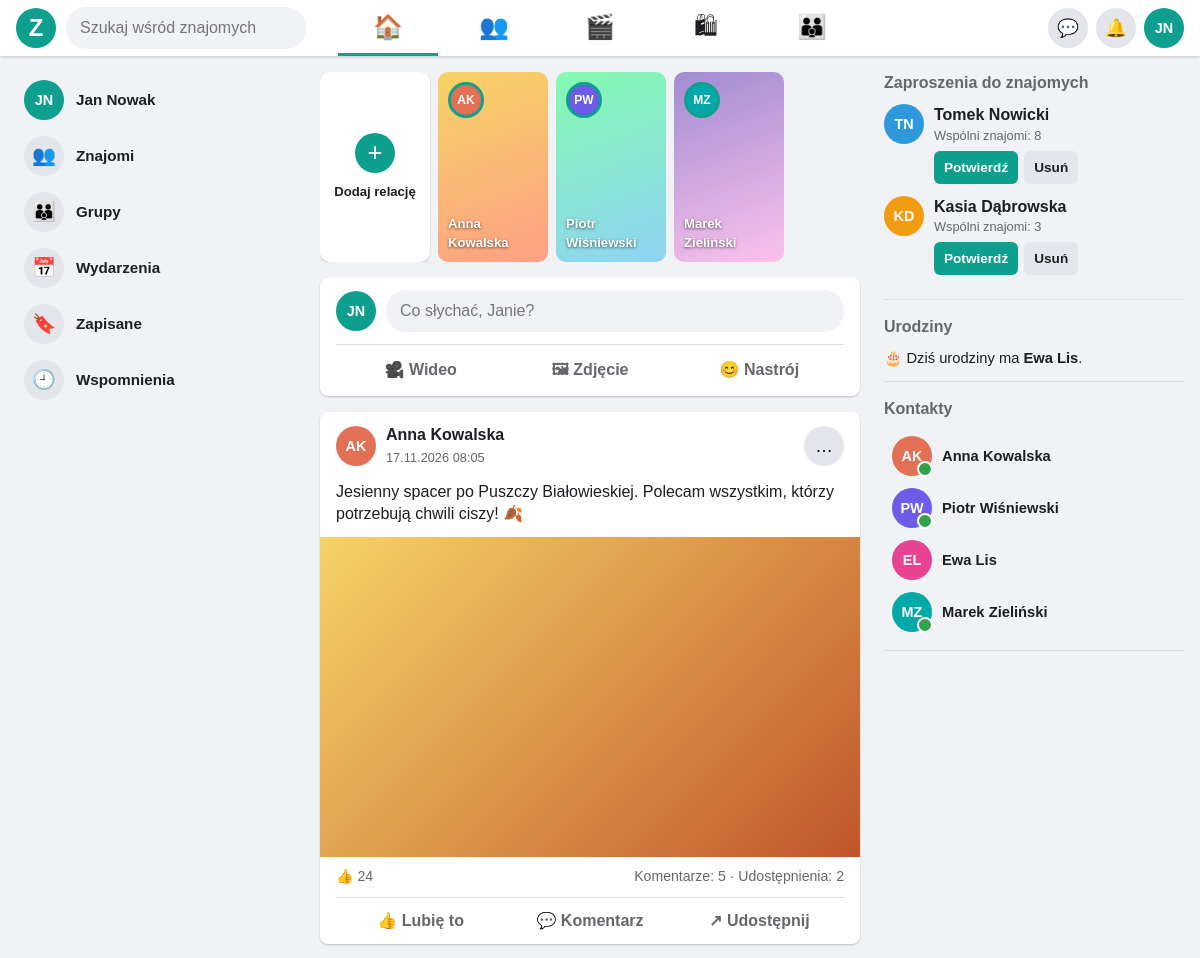
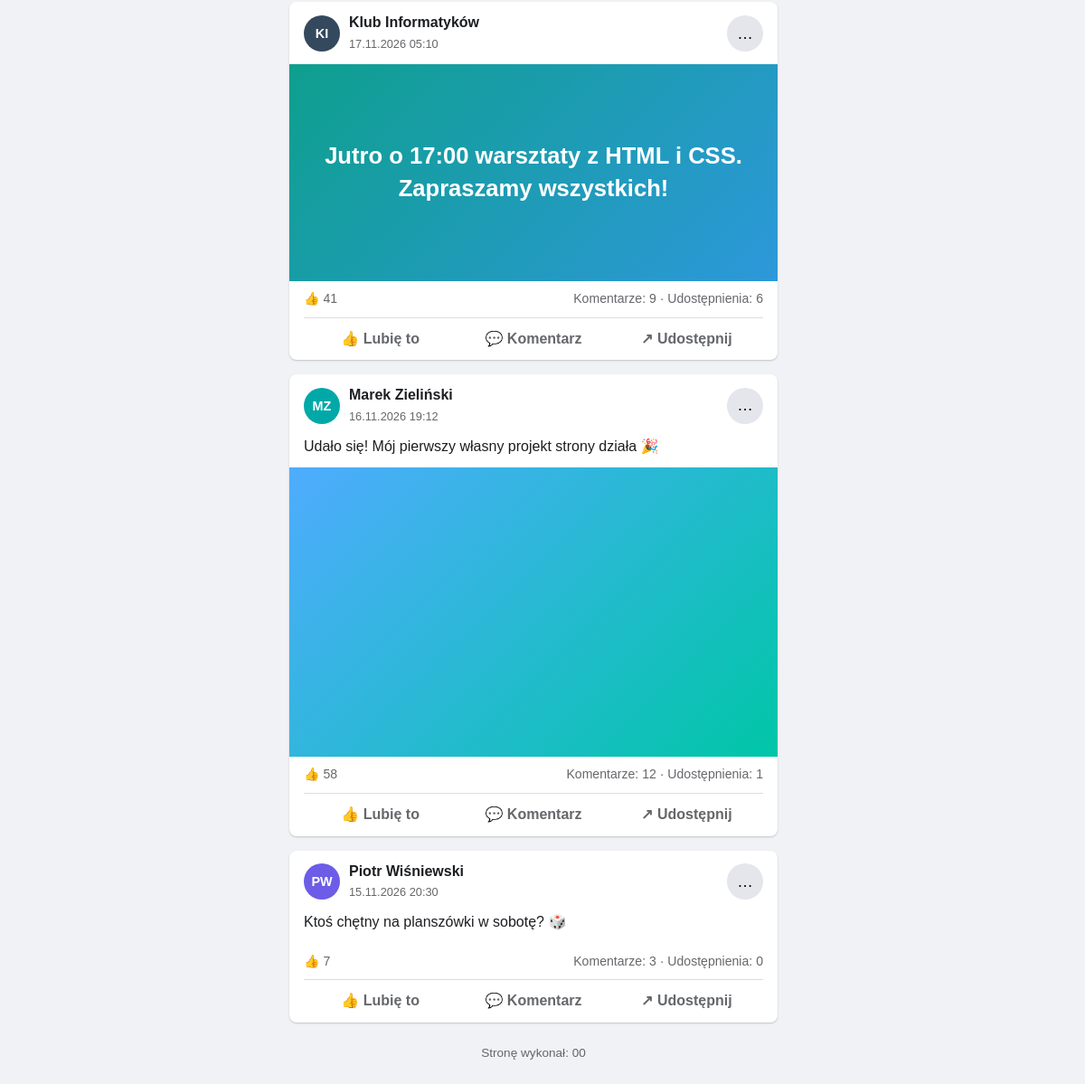
Screenshot of /znajomi/rozwiazanie/index.php with the database file from the repository (2 pictures, top to bottom).
### tables this page shows
CREATE TABLE `posty` (
  `id` INT NOT NULL AUTO_INCREMENT,
  `uzytkownicy_id` INT NOT NULL,
  `tresc` VARCHAR(250) NOT NULL,
  `tlo` TINYINT(1) NOT NULL,
  `obraz` INT DEFAULT NULL,
  `dodano` DATETIME NOT NULL,
  `polubienia` INT NOT NULL,
  `komentarze` INT NOT NULL,
  `udostepnienia` INT NOT NULL,
  PRIMARY KEY (`id`),
  KEY `uzytkownicy_id` (`uzytkownicy_id`),
  CONSTRAINT `posty_ibfk_1` FOREIGN KEY (`uzytkownicy_id`) REFERENCES `uzytkownicy` (`id`)
);

CREATE TABLE `uzytkownicy` (
  `id` INT NOT NULL AUTO_INCREMENT,
  `imie` VARCHAR(30) NOT NULL,
  `nazwisko` VARCHAR(30) NOT NULL,
  `kolor` INT NOT NULL,
  `online` TINYINT(1) NOT NULL,
  `status` VARCHAR(15) NOT NULL,
  `wspolni` INT NOT NULL,
  `data_urodzenia` DATE DEFAULT NULL,
  PRIMARY KEY (`id`)
);

### znajomi/rozwiazanie/index.php (the view, shortened to what this page needs)
<?php
$polaczenie = mysqli_connect('localhost', 'root', '', 'znajomi');
?>
<!DOCTYPE html>
<html lang="pl">
<head>
    <link rel="stylesheet" href="styl.css">
</head>
<body>
    <header class="pasek">
        <div class="pasek-lewa">
            <a href="index.php" class="logo">Z</a>
            <input type="text" class="szukaj" placeholder="Szukaj wśród znajomych">
        </div>
        <nav class="pasek-srodek">
            <ul>
                <li><a href="#" class="aktywny" title="Start">🏠</a></li>
                <li><a href="#" title="Znajomi">👥</a></li>
                <li><a href="#" title="Wideo">🎬</a></li>
                <li><a href="#" title="Sklep">🛍</a></li>
                <li><a href="#" title="Grupy">👪</a></li>
            </ul>
        </nav>
        <div class="pasek-prawa">
            <button type="button" class="okragly" title="Wiadomości">💬</button>
            <button type="button" class="okragly" title="Powiadomienia">🔔</button>
            <span class="avatar a7">JN</span>
        </div>
    </header>
    <div class="strona">
        <aside class="lewa">
            <ul class="menu">
                <li><a href="#"><span class="avatar a7">JN</span><span>Jan Nowak</span></a></li>
                <li><a href="#"><span class="ikona">👥</span><span>Znajomi</span></a></li>
                <li><a href="#"><span class="ikona">👪</span><span>Grupy</span></a></li>
                <li><a href="#"><span class="ikona">📅</span><span>Wydarzenia</span></a></li>
                <li><a href="#"><span class="ikona">🔖</span><span>Zapisane</span></a></li>
                <li><a href="#"><span class="ikona">🕘</span><span>Wspomnienia</span></a></li>
            </ul>
        </aside>
        <main class="feed">
            <section class="relacje">
                <article class="relacja dodaj">
                    <span class="plus">+</span>
                    <span class="imie">Dodaj relację</span>
                </article>
                <article class="relacja r1">
                    <span class="avatar a1">AK</span>
                    <span class="imie">Anna Kowalska</span>
                </article>
                <article class="relacja r2">
                    <span class="avatar a2">PW</span>
                    <span class="imie">Piotr Wiśniewski</span>
                </article>
                <article class="relacja r3">
                    <span class="avatar a4">MZ</span>
                    <span class="imie">Marek Zieliński</span>
                </article>
            </section>
            <section class="karta nowy-post">
                <div class="nowy-gora">
                    <span class="avatar a7">JN</span>
                    <input type="text" placeholder="Co słychać, Janie?">
                </div>
                <div class="nowy-dol">
                    <button type="button">🎥 Wideo</button>
                    <button type="button">🖼 Zdjęcie</button>
                    <button type="button">😊 Nastrój</button>
                </div>
            </section>
<?php
$zapytanie = "SELECT posty.id, CONCAT(LEFT(imie, 1), LEFT(nazwisko, 1)) AS inicjaly, imie, nazwisko, kolor, DATE_FORMAT(dodano, '%d.%m.%Y %H:%i') AS data, tresc, tlo, obraz, polubienia, komentarze, udostepnienia FROM posty JOIN uzytkownicy ON posty.uzytkownicy_id = uzytkownicy.id ORDER BY dodano DESC;";
$wynik = mysqli_query($polaczenie, $zapytanie);
while ($post = mysqli_fetch_array($wynik)) {
    echo "<article class='karta post'>";
    echo "<div class='post-naglowek'>";
    echo "<span class='avatar a$post[kolor]'>$post[inicjaly]</span>";
    echo "<div class='autor'><strong>$post[imie] $post[nazwisko]</strong><span>$post[data]</span></div>";
    echo "<button type='button' class='okragly'>…</button>";
    echo "</div>";
    if ($post['tlo'] == 1) {
        echo "<div class='post-tlo'>$post[tresc]</div>";
    } else {
        echo "<p class='post-tekst'>$post[tresc]</p>";
        if ($post['obraz'] != NULL) {
            echo "<div class='post-obraz g$post[obraz]'></div>";
        }
    }
    echo "<div class='statystyki'>";
    echo "<span>👍 <span id='lajki$post[id]'>$post[polubienia]</span></span>";
    echo "<span>Komentarze: $post[komentarze] · Udostępnienia: $post[udostepnienia]</span>";
    echo "</div>";
    echo "<div class='akcje'>";
    echo "<button type='button' onclick='polub(this, $post[id])'>👍 Lubię to</button>";
    echo "<button type='button'>💬 Komentarz</button>";
    echo "<button type='button'>↗ Udostępnij</button>";
    echo "</div>";
    echo "</article>";
}
?>
            <footer class="autor-strony">Stronę wykonał: 00</footer>
        </main>
        <aside class="prawa">
            <section>
                <h2>Zaproszenia do znajomych</h2>
<?php
$zapytanie = "SELECT CONCAT(LEFT(imie, 1), LEFT(nazwisko, 1)) AS inicjaly, imie, nazwisko, kolor, wspolni FROM uzytkownicy WHERE status = 'zaproszenie' ORDER BY wspolni DESC;";
$wynik = mysqli_query($polaczenie, $zapytanie);
while ($osoba = mysqli_fetch_array($wynik)) {
    echo "<div class='zaproszenie'>";
    echo "<span class='avatar a$osoba[kolor]'>$osoba[inicjaly]</span>";
    echo "<div><strong>$osoba[imie] $osoba[nazwisko]</strong>";
    echo "<p>Wspólni znajomi: $osoba[wspolni]</p>";
    echo "<div class='przyciski'><button type='button' class='btn-glowny'>Potwierdź</button><button type='button' class='btn-szary'>Usuń</button></div>";
    echo "</div></div>";
}
?>
            </section>
            <section>
                <h2>Urodziny</h2>
                <p class="urodziny">🎂 Dziś urodziny ma <strong>Ewa Lis</strong>.</p>
            </section>
            <section>
                <h2>Kontakty</h2>
                <ul class="kontakty">
<?php
$zapytanie = "SELECT CONCAT(LEFT(imie, 1), LEFT(nazwisko, 1)) AS inicjaly, imie, nazwisko, kolor, online FROM uzytkownicy WHERE status = 'znajomy';";
$wynik = mysqli_query($polaczenie, $zapytanie);
while ($osoba = mysqli_fetch_array($wynik)) {
    $klasy = "avatar a$osoba[kolor]";
    if ($osoba['online'] == 1) {
        $klasy = $klasy . " online";
    }
    echo "<li><a href='#'><span class='$klasy'>$osoba[inicjaly]</span><span>$osoba[imie] $osoba[nazwisko]</span></a></li>";
}
?>
                </ul>
            </section>
        </aside>
    </div>
</body>
</html>

### rows the page displays
posty: post "AK", uzytkownicy.imie "Anna", uzytkownicy.nazwisko "Kowalska", post "17.11.2026 08:05", tresc "Jesienny spacer po Puszczy Białowieskiej. Polecam wszystkim, którzy potrzebują chwili ciszy! 🍂", obraz 1 (drawn), polubienia "24", komentarze "5", udostepnienia "2"
posty: post "KI", uzytkownicy.imie "Klub", uzytkownicy.nazwisko "Informatyków", post "17.11.2026 05:10", tresc "Jutro o 17:00 warsztaty z HTML i CSS. Zapraszamy wszystkich!", polubienia "41", komentarze "9", udostepnienia "6"
posty: post "MZ", uzytkownicy.imie "Marek", uzytkownicy.nazwisko "Zieliński", post "16.11.2026 19:12", tresc "Udało się! Mój pierwszy własny projekt strony działa 🎉", obraz 2 (drawn), polubienia "58", komentarze "12", udostepnienia "1"
posty: post "PW", uzytkownicy.imie "Piotr", uzytkownicy.nazwisko "Wiśniewski", post "15.11.2026 20:30", tresc "Ktoś chętny na planszówki w sobotę? 🎲", polubienia "7", komentarze "3", udostepnienia "0"
uzytkownicy: osoba "TN", imie "Tomek", nazwisko "Nowicki", wspolni "8"
uzytkownicy: osoba "KD", imie "Kasia", nazwisko "Dąbrowska", wspolni "3"
uzytkownicy: osoba "AK", imie "Anna", nazwisko "Kowalska"
uzytkownicy: osoba "PW", imie "Piotr", nazwisko "Wiśniewski"
uzytkownicy: osoba "EL", imie "Ewa", nazwisko "Lis"
uzytkownicy: osoba "MZ", imie "Marek", nazwisko "Zieliński"
